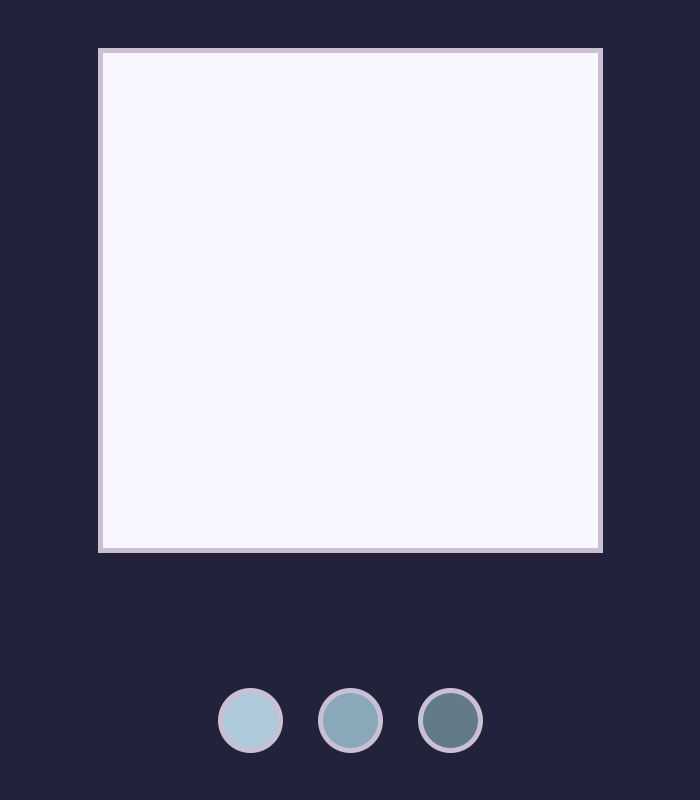
Frame 1 (no input)
Frame 60 (the mouse pressed at the canvas centre just before this capture): identical to frame 1, image omitted
Frame 120 (the mouse held since frame 60 and released just before this capture): identical to frame 1, image omitted

The Processing sketch that drew this single still picture (run headless with seeded random() and noise(); from frame 60 on, the mouse is pressed at the canvas centre):

// Processing sketch: sketch_260331a
// ── sketch_260331a.pde
// --- COLORS --- 
color thistle = #CBC0D3;
color white   = #F7F7FF;
color sky   = #AFC9D8;
color steel = #89A9B8;
color slate = #647A88;
color black   = #22223b;

// --- VARIABLES FOR SELECTED COLOR ---
color selectedColor;

// --- SET UP ---
void setup() {
  size(700, 800);
  strokeWeight(5);
  stroke(white);
  selectedColor = white;
}

void draw() {
  background(black);

  // --- SKY BUTTON ---
  if (dist(250, 720, mouseX, mouseY) < 30) {
    stroke(white);
  } else {
    stroke(thistle);
  }
  fill(sky);
  circle(250, 720, 60);

  // --- STEEL BUTTON ---
  if (dist(350, 720, mouseX, mouseY) < 30) {
    stroke(white);
  } else {
    stroke(thistle);
  }
  fill(steel);
  circle(350, 720, 60);

  // --- SLATE BUTTON ---
  if (dist(450, 720, mouseX, mouseY) < 30) {
    stroke(white);
  } else {
    stroke(thistle);
  }
  fill(slate);
  circle(450, 720, 60);

  // --- INDICATOR CANVAS ---
  stroke(thistle);
  fill(selectedColor);
  square(100, 50, 500);
}

void mouseReleased() {
  // --- SKY ---
  if (dist (250, 720, mouseX, mouseY) < 50) {
    selectedColor = sky;
  }
  /// --- STEEL ---
  if (dist (350, 720, mouseX, mouseY) < 50) {
    selectedColor = steel;
  }
    /// --- SLATE ---
  if (dist (450, 720, mouseX, mouseY) < 50) {
    selectedColor = slate;
  }
}
